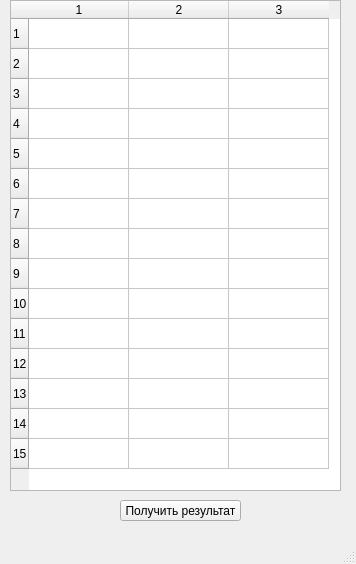
<?xml version="1.0" encoding="UTF-8"?>
<ui version="4.0">
 <class>MainWindow</class>
 <widget class="QMainWindow" name="MainWindow">
  <property name="geometry">
   <rect>
    <x>0</x>
    <y>0</y>
    <width>356</width>
    <height>564</height>
   </rect>
  </property>
  <property name="windowTitle">
   <string>Лабораторная работа #5</string>
  </property>
  <widget class="QWidget" name="centralwidget">
   <widget class="QPushButton" name="pushButton">
    <property name="geometry">
     <rect>
      <x>120</x>
      <y>500</y>
      <width>121</width>
      <height>21</height>
     </rect>
    </property>
    <property name="text">
     <string>Получить результат</string>
    </property>
   </widget>
   <widget class="QTableWidget" name="table">
    <property name="geometry">
     <rect>
      <x>10</x>
      <y>0</y>
      <width>331</width>
      <height>491</height>
     </rect>
    </property>
    <property name="rowCount">
     <number>15</number>
    </property>
    <property name="columnCount">
     <number>3</number>
    </property>
    <row/>
    <row/>
    <row/>
    <row/>
    <row/>
    <row/>
    <row/>
    <row/>
    <row/>
    <row/>
    <row/>
    <row/>
    <row/>
    <row/>
    <row/>
    <column/>
    <column/>
    <column/>
   </widget>
  </widget>
  <widget class="QMenuBar" name="menubar">
   <property name="geometry">
    <rect>
     <x>0</x>
     <y>0</y>
     <width>356</width>
     <height>20</height>
    </rect>
   </property>
  </widget>
  <widget class="QStatusBar" name="statusbar"/>
 </widget>
 <resources/>
 <connections/>
</ui>
